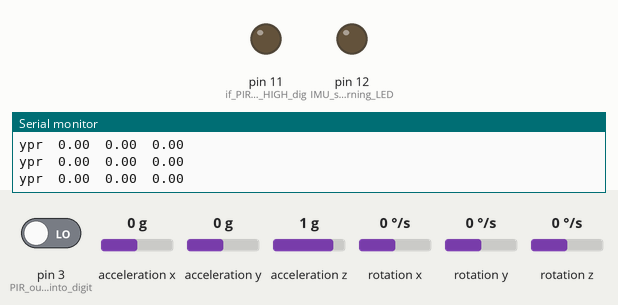
Simulated run of this sketch. Board: Arduino Leonardo, built with avr-gcc and run on an emulated ATmega32U4. On the bench: output pins drawn as LEDs (lit = HIGH), the last lines printed to the serial monitor. The inputs (shaded band) are chosen by the test bench; at power-on: pin 3 (PIR_output_get_into_digit) LOW, acceleration x 0 g, acceleration y 0 g, acceleration z 1 g, rotation x 0 °/s, rotation y 0 °/s, rotation z 0 °/s. The sensor or clock chip raises its interrupt line as the real part does.

Above: at 1.7 s.
1.8 s: pin 3 (PIR_output_get_into_digit) driven HIGH
At 2.3 s:
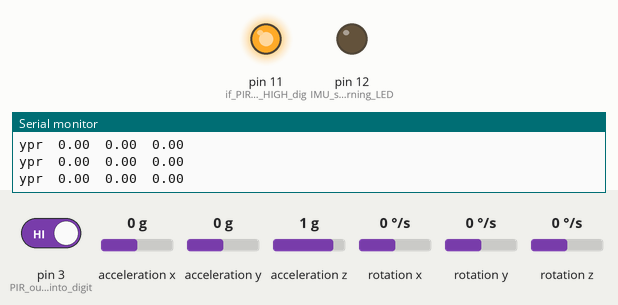
3.3 s: acceleration x set to 0.8 g
6.3 s: pin 3 (PIR_output_get_into_digit) driven LOW
At 6.8 s:
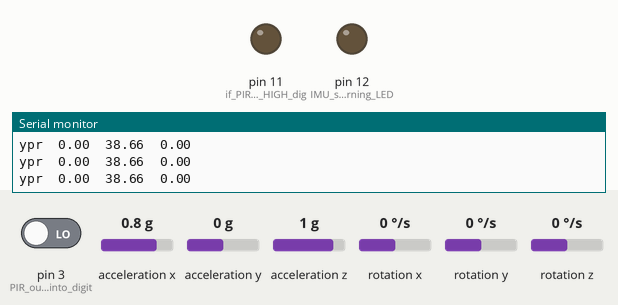
Timing chart, 0 to 9.3 s (numbered marks = the images above; inputs shaded):
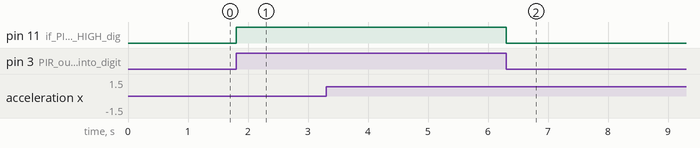

Measured:
- after the input at 1.8 s, pin 11 (if_PIR_output_is_HIGH_dig): LOW → HIGH at once
- after the input at 6.3 s, pin 11 (if_PIR_output_is_HIGH_dig): HIGH → LOW at once

The sketch:

earthq.ino
```cpp
// I2C device class (I2Cdev) demonstration Arduino sketch for MPU6050 class using DMP (MotionApps v2.0)
// 6/21/2012 by Jeff Rowberg <jeff@rowberg.net>
// Updates should (hopefully) always be available at https://github.com/jrowberg/i2cdevlib
//
// Changelog:
//      2013-05-08 - added seamless Fastwire support
//                 - added note about gyro calibration
//      2012-06-21 - added note about Arduino 1.0.1 + Leonardo compatibility error
//      2012-06-20 - improved FIFO overflow handling and simplified read process
//      2012-06-19 - completely rearranged DMP initialization code and simplification
//      2012-06-13 - pull gyro and accel data from FIFO packet instead of reading directly
//      2012-06-09 - fix broken FIFO read sequence and change interrupt detection to RISING
//      2012-06-05 - add gravity-compensated initial reference frame acceleration output
//                 - add 3D math helper file to DMP6 example sketch
//                 - add Euler output and Yaw/Pitch/Roll output formats
//      2012-06-04 - remove accel offset clearing for better results (thanks Sungon Lee)
//      2012-06-01 - fixed gyro sensitivity to be 2000 deg/sec instead of 250
//      2012-05-30 - basic DMP initialization working

/* ============================================
I2Cdev device library code is placed under the MIT license
Copyright (c) 2012 Jeff Rowberg

Permission is hereby granted, free of charge, to any person obtaining a copy
of this software and associated documentation files (the "Software"), to deal
in the Software without restriction, including without limitation the rights
to use, copy, modify, merge, publish, distribute, sublicense, and/or sell
copies of the Software, and to permit persons to whom the Software is
furnished to do so, subject to the following conditions:

The above copyright notice and this permission notice shall be included in
all copies or substantial portions of the Software.

THE SOFTWARE IS PROVIDED "AS IS", WITHOUT WARRANTY OF ANY KIND, EXPRESS OR
IMPLIED, INCLUDING BUT NOT LIMITED TO THE WARRANTIES OF MERCHANTABILITY,
FITNESS FOR A PARTICULAR PURPOSE AND NONINFRINGEMENT. IN NO EVENT SHALL THE
AUTHORS OR COPYRIGHT HOLDERS BE LIABLE FOR ANY CLAIM, DAMAGES OR OTHER
LIABILITY, WHETHER IN AN ACTION OF CONTRACT, TORT OR OTHERWISE, ARISING FROM,
OUT OF OR IN CONNECTION WITH THE SOFTWARE OR THE USE OR OTHER DEALINGS IN
THE SOFTWARE.
===============================================
*/

// I2Cdev and MPU6050 must be installed as libraries, or else the .cpp/.h files
// for both classes must be in the include path of your project
#include "I2Cdev.h"

#include "MPU6050_6Axis_MotionApps20.h"
//#include "MPU6050.h" // not necessary if using MotionApps include file

// Arduino Wire library is required if I2Cdev I2CDEV_ARDUINO_WIRE implementation
// is used in I2Cdev.h
#if I2CDEV_IMPLEMENTATION == I2CDEV_ARDUINO_WIRE
    #include "Wire.h"
#endif

// class default I2C address is 0x68
// specific I2C addresses may be passed as a parameter here
// AD0 low = 0x68 (default for SparkFun breakout and InvenSense evaluation board)
// AD0 high = 0x69
MPU6050 mpu;
//MPU6050 mpu(0x69); // <-- use for AD0 high

/* =========================================================================
   NOTE: In addition to connection 3.3v, GND, SDA, and SCL, this sketch
   depends on the MPU-6050's INT pin being connected to the Arduino's
   external interrupt #0 pin. On the Arduino Uno and Mega 2560, this is
   digital I/O pin 2.
 * ========================================================================= */

/* =========================================================================
   NOTE: Arduino v1.0.1 with the Leonardo board generates a compile error
   when using Serial.write(buf, len). The Teapot output uses this method.
   The solution requires a modification to the Arduino USBAPI.h file, which
   is fortunately simple, but annoying. This will be fixed in the next IDE
   release. For more info, see these links:

   http://arduino.cc/forum/index.php/topic,109987.0.html
   http://code.google.com/p/arduino/issues/detail?id=958
 * ========================================================================= */


// uncomment "OUTPUT_READABLE_QUATERNION" if you want to see the actual
// quaternion components in a [w, x, y, z] format (not best for parsing
// on a remote host such as Processing or something though)
//#define OUTPUT_READABLE_QUATERNION

// uncomment "OUTPUT_READABLE_EULER" if you want to see Euler angles
// (in degrees) calculated from the quaternions coming from the FIFO.
// Note that Euler angles suffer from gimbal lock (for more info, see
// http://en.wikipedia.org/wiki/Gimbal_lock)
//#define OUTPUT_READABLE_EULER

// uncomment "OUTPUT_READABLE_YAWPITCHROLL" if you want to see the yaw/
// pitch/roll angles (in degrees) calculated from the quaternions coming
// from the FIFO. Note this also requires gravity vector calculations.
// Also note that yaw/pitch/roll angles suffer from gimbal lock (for
// more info, see: http://en.wikipedia.org/wiki/Gimbal_lock)
#define OUTPUT_READABLE_YAWPITCHROLL

// uncomment "OUTPUT_READABLE_REALACCEL" if you want to see acceleration
// components with gravity removed. This acceleration reference frame is
// not compensated for orientation, so +X is always +X according to the
// sensor, just without the effects of gravity. If you want acceleration
// compensated for orientation, us OUTPUT_READABLE_WORLDACCEL instead.
//#define OUTPUT_READABLE_REALACCEL

// uncomment "OUTPUT_READABLE_WORLDACCEL" if you want to see acceleration
// components with gravity removed and adjusted for the world frame of
// reference (yaw is relative to initial orientation, since no magnetometer
// is present in this case). Could be quite handy in some cases.
//#define OUTPUT_READABLE_WORLDACCEL

// uncomment "OUTPUT_TEAPOT" if you want output that matches the
// format used for the InvenSense teapot demo
//#define OUTPUT_TEAPOT


#define LED_PIN 13 // (Arduino is 13, Teensy is 11, Teensy++ is 6)
bool blinkState = false;

// MPU control/status vars
bool dmpReady = false;  // set true if DMP init was successful
uint8_t mpuIntStatus;   // holds actual interrupt status byte from MPU
uint8_t devStatus;      // return status after each device operation (0 = success, !0 = error)
uint16_t packetSize;    // expected DMP packet size (default is 42 bytes)
uint16_t fifoCount;     // count of all bytes currently in FIFO
uint8_t fifoBuffer[64]; // FIFO storage buffer

// orientation/motion vars
Quaternion q;           // [w, x, y, z]         quaternion container
VectorInt16 aa;         // [x, y, z]            accel sensor measurements
VectorInt16 aaReal;     // [x, y, z]            gravity-free accel sensor measurements
VectorInt16 aaWorld;    // [x, y, z]            world-frame accel sensor measurements
VectorFloat gravity;    // [x, y, z]            gravity vector
float euler[3];         // [psi, theta, phi]    Euler angle container
float ypr[3];           // [yaw, pitch, roll]   yaw/pitch/roll container and gravity vector

// packet structure for InvenSense teapot demo
uint8_t teapotPacket[14] = { '$', 0x02, 0,0, 0,0, 0,0, 0,0, 0x00, 0x00, '\r', '\n' };


// ================================================================
// ===               INTERRUPT DETECTION ROUTINE                ===
// ================================================================

volatile bool mpuInterrupt = false;     // indicates whether MPU interrupt pin has gone high
void dmpDataReady() {
    mpuInterrupt = true;
}


// ================================================================
// ===                      INITIAL SETUP                       ===
// ================================================================

void setup() {
    // join I2C bus (I2Cdev library doesn't do this automatically)
    #if I2CDEV_IMPLEMENTATION == I2CDEV_ARDUINO_WIRE
        Wire.begin();
        TWBR = 24; // 400kHz I2C clock (200kHz if CPU is 8MHz)
    #elif I2CDEV_IMPLEMENTATION == I2CDEV_BUILTIN_FASTWIRE
        Fastwire::setup(400, true);
    #endif

    // initialize serial communication
    // (115200 chosen because it is required for Teapot Demo output, but it's
    // really up to you depending on your project)
    Serial.begin(9600);
    while (!Serial); // wait for Leonardo enumeration, others continue immediately

    // NOTE: 8MHz or slower host processors, like the Teensy @ 3.3v or Ardunio
    // Pro Mini running at 3.3v, cannot handle this baud rate reliably due to
    // the baud timing being too misaligned with processor ticks. You must use
    // 38400 or slower in these cases, or use some kind of external separate
    // crystal solution for the UART timer.

    // initialize device
    Serial.println(F("Initializing I2C devices..."));
    mpu.initialize();

    // verify connection
    Serial.println(F("Testing device connections..."));
    Serial.println(mpu.testConnection() ? F("MPU6050 connection successful") : F("MPU6050 connection failed"));

    // wait for ready
    Serial.println(F("\nSend any character to begin DMP programming and demo: "));
//    while (Serial.available() && Serial.read()); // empty buffer
//    while (!Serial.available());                 // wait for data
//    while (Serial.available() && Serial.read()); // empty buffer again

    // load and configure the DMP
    Serial.println(F("Initializing DMP..."));
    devStatus = mpu.dmpInitialize();

    // supply your own gyro offsets here, scaled for min sensitivity
    mpu.setXGyroOffset(220);
    mpu.setYGyroOffset(76);
    mpu.setZGyroOffset(-85);
    mpu.setZAccelOffset(1788); // 1688 factory default for my test chip

    // make sure it worked (returns 0 if so)
    if (devStatus == 0) {
        // turn on the DMP, now that it's ready
        Serial.println(F("Enabling DMP..."));
        mpu.setDMPEnabled(true);

        // enable Arduino interrupt detection
        Serial.println(F("Enabling interrupt detection (Arduino external interrupt 0)..."));
        attachInterrupt(0, dmpDataReady, RISING);
        mpuIntStatus = mpu.getIntStatus();

        // set our DMP Ready flag so the main loop() function knows it's okay to use it
        Serial.println(F("DMP ready! Waiting for first interrupt..."));
        dmpReady = true;

        // get expected DMP packet size for later comparison
        packetSize = mpu.dmpGetFIFOPacketSize();
    } else {
        // ERROR!
        // 1 = initial memory load failed
        // 2 = DMP configuration updates failed
        // (if it's going to break, usually the code will be 1)
        Serial.print(F("DMP Initialization failed (code "));
        Serial.print(devStatus);
        Serial.println(F(")"));
    }

    // configure LED for output
    //pinMode(LED_PIN, OUTPUT);
    pinMode(12, OUTPUT);// IMU sensor warning LED
    pinMode(3, INPUT);// PIR output get into digital pin 3
    pinMode(11, OUTPUT); // if PIR output is HIGH digital pin 11 is HIGH
}


// ================================================================
// ===                    MAIN PROGRAM LOOP                     ===
// ================================================================
float pitch,store,store1,roll;
int i=0,j=0;

void loop() {
  digitalWrite(12,LOW);
  if(i==0)
  {
    pitch=0;
    i=1;
    }
    else{
      pitch=ypr[1] * 180/M_PI;
      }
  if(j==0)
  {
    roll=0;
    j=1;
    }
    else{
      roll=ypr[2] * 180/M_PI;
      }

    // if programming failed, don't try to do anything
    if (!dmpReady) return;

    // wait for MPU interrupt or extra packet(s) available
    while (!mpuInterrupt && fifoCount < packetSize) {
        // other program behavior stuff here
        // .
        // .
        // .
        // if you are really paranoid you can frequently test in between other
        // stuff to see if mpuInterrupt is true, and if so, "break;" from the
        // while() loop to immediately process the MPU data
        // .
        // .
        // .
    }

    // reset interrupt flag and get INT_STATUS byte
    mpuInterrupt = false;
    mpuIntStatus = mpu.getIntStatus();

    // get current FIFO count
    fifoCount = mpu.getFIFOCount();

    // check for overflow (this should never happen unless our code is too inefficient)
    if ((mpuIntStatus & 0x10) || fifoCount == 1024) {
        // reset so we can continue cleanly
        mpu.resetFIFO();
        //Serial.println(F("FIFO overflow!"));

    // otherwise, check for DMP data ready interrupt (this should happen frequently)
    } else if (mpuIntStatus & 0x02) {
        // wait for correct available data length, should be a VERY short wait
        while (fifoCount < packetSize) fifoCount = mpu.getFIFOCount();

        // read a packet from FIFO
        mpu.getFIFOBytes(fifoBuffer, packetSize);

        // track FIFO count here in case there is > 1 packet available
        // (this lets us immediately read more without waiting for an interrupt)
        fifoCount -= packetSize;

        #ifdef OUTPUT_READABLE_QUATERNION
            // display quaternion values in easy matrix form: w x y z
            mpu.dmpGetQuaternion(&q, fifoBuffer);
            Serial.print("quat\t");
            Serial.print(q.w);
            Serial.print("\t");
            Serial.print(q.x);
            Serial.print("\t");
            Serial.print(q.y);
            Serial.print("\t");
            Serial.println(q.z);
        #endif

        #ifdef OUTPUT_READABLE_EULER
            // display Euler angles in degrees
            mpu.dmpGetQuaternion(&q, fifoBuffer);
            mpu.dmpGetEuler(euler, &q);
            Serial.print("euler\t");
            Serial.print(euler[0] * 180/M_PI);
            Serial.print("\t");
            Serial.print(euler[1] * 180/M_PI);
            Serial.print("\t");
            Serial.println(euler[2] * 180/M_PI);
        #endif

        #ifdef OUTPUT_READABLE_YAWPITCHROLL
            // display Euler angles in degrees
            mpu.dmpGetQuaternion(&q, fifoBuffer);
            mpu.dmpGetGravity(&gravity, &q);
            mpu.dmpGetYawPitchRoll(ypr, &q, &gravity);
            Serial.print("ypr\t");
            Serial.print(ypr[0] * 180/M_PI);
            Serial.print("\t");
            Serial.print(ypr[1] * 180/M_PI);
            Serial.print("\t");
            Serial.println(ypr[2] * 180/M_PI);
            if(i==1)
            {
              store=pitch-ypr[1] * 180/M_PI;
              if(store>=0.1 || store<=-0.1)
              {
                Serial.print("1");
                digitalWrite(12,HIGH);
                }
              }
              digitalWrite(12,LOW);
              if(j==1)
            {
              store1=roll-ypr[2] * 180/M_PI;
              if(store1>=0.1 || store1<=-0.1)
              {
                Serial.print("1");
                digitalWrite(12,HIGH);
                }
              }
              digitalWrite(12,LOW);
        #endif

        #ifdef OUTPUT_READABLE_REALACCEL
            // display real acceleration, adjusted to remove gravity
            mpu.dmpGetQuaternion(&q, fifoBuffer);
            mpu.dmpGetAccel(&aa, fifoBuffer);
            mpu.dmpGetGravity(&gravity, &q);
            mpu.dmpGetLinearAccel(&aaReal, &aa, &gravity);
            Serial.print("areal\t");
            Serial.print(aaReal.x);
            Serial.print("\t");
            Serial.print(aaReal.y);
            Serial.print("\t");
            Serial.println(aaReal.z);
        #endif

        #ifdef OUTPUT_READABLE_WORLDACCEL
            // display initial world-frame acceleration, adjusted to remove gravity
            // and rotated based on known orientation from quaternion
            mpu.dmpGetQuaternion(&q, fifoBuffer);
            mpu.dmpGetAccel(&aa, fifoBuffer);
            mpu.dmpGetGravity(&gravity, &q);
            mpu.dmpGetLinearAccel(&aaReal, &aa, &gravity);
            mpu.dmpGetLinearAccelInWorld(&aaWorld, &aaReal, &q);
            Serial.print("aworld\t");
            Serial.print(aaWorld.x);
            Serial.print("\t");
            Serial.print(aaWorld.y);
            Serial.print("\t");
            Serial.println(aaWorld.z);
        #endif

        #ifdef OUTPUT_TEAPOT
            // display quaternion values in InvenSense Teapot demo format:
            teapotPacket[2] = fifoBuffer[0];
            teapotPacket[3] = fifoBuffer[1];
            teapotPacket[4] = fifoBuffer[4];
            teapotPacket[5] = fifoBuffer[5];
            teapotPacket[6] = fifoBuffer[8];
            teapotPacket[7] = fifoBuffer[9];
            teapotPacket[8] = fifoBuffer[12];
            teapotPacket[9] = fifoBuffer[13];
            Serial.write(teapotPacket, 14);
            teapotPacket[11]++; // packetCount, loops at 0xFF on purpose
        #endif

        // blink LED to indicate activity
        blinkState = !blinkState;
        digitalWrite(LED_PIN, blinkState);
        if(digitalRead(3)==HIGH)
        {
          digitalWrite(11,HIGH);
          }
          else{
            digitalWrite(11,LOW);
            }
    }
}
```
